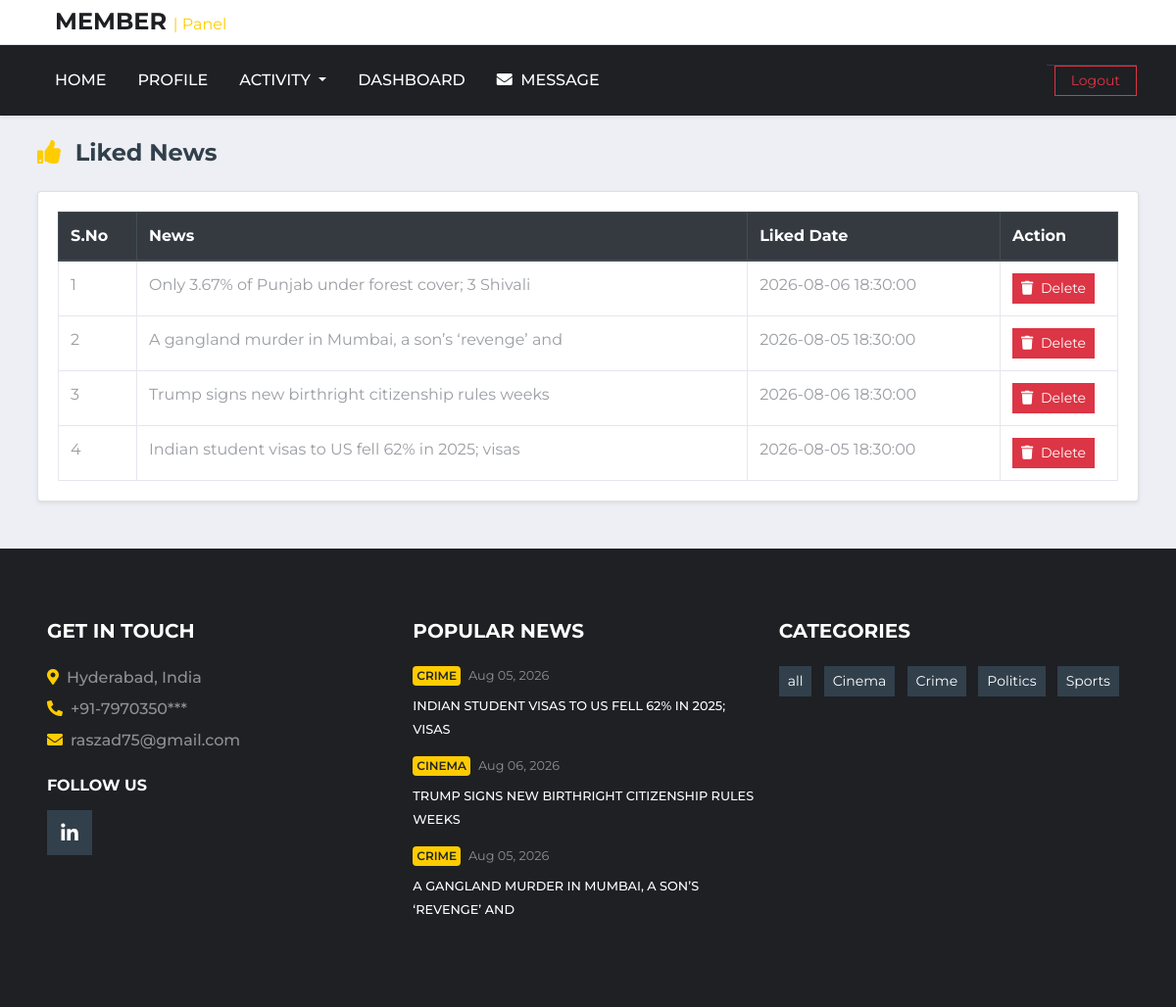
Screenshot of /like.php (signed in) with the database file from the repository.
### tables this page shows
CREATE TABLE `likes` (
  `like_id` int(5) NOT NULL,
  `news_id` int(5) NOT NULL,
  `user_id` int(5) NOT NULL
);

CREATE TABLE `news_table` (
  `nid` int(5) NOT NULL,
  `heading` varchar(50) NOT NULL,
  `n_category_id` int(5) NOT NULL,
  `n_location_id` int(5) NOT NULL,
  `description` varchar(5000) NOT NULL,
  `reporter_id` int(5) NOT NULL,
  `editor_id` int(11) NOT NULL,
  `news_image` varchar(50) NOT NULL,
  `posted_date` timestamp NOT NULL DEFAULT current_timestamp(),
  `views` int(5) NOT NULL,
  `is_delete` int(5) NOT NULL DEFAULT 0,
  `is_publish` int(5) NOT NULL DEFAULT 0,
  `is_breaking` int(5) NOT NULL DEFAULT 0,
  `scheduled_publish_at` datetime DEFAULT NULL,
  `is_scheduled` tinyint(1) NOT NULL DEFAULT 0
);

CREATE TABLE `category` (
  `cat_id` int(5) NOT NULL,
  `category` text NOT NULL,
  `is_delete` tinyint(1) NOT NULL DEFAULT 0
);

### like.php (the view, shortened to what this page needs)
<?php
$uid = $_SESSION['uid'];
$sql = "SELECT
            l.like_id,
            n.nid,
            n.heading,
            n.posted_date
        FROM `likes` l
        INNER JOIN news_table n
            ON l.news_id = n.nid
        WHERE l.user_id = '$uid'
        ORDER BY l.like_id DESC";
$result = mysqli_query($conn, $sql);
?>
<?php include "member_header.php"; ?>
<div class="container mt-4 mb-5">
    <div class="d-flex justify-content-between align-items-center mb-3">
        <h4 class="font-weight-bold">
            <i class="fas fa-thumbs-up text-primary mr-2"></i>
            Liked News
        </h4>
    </div>
    <div class="card shadow-sm">
        <div class="card-body">
            <div class="table-responsive">
                <table class="table table-bordered table-hover mb-0">
                    <thead class="thead-dark">
                        <tr>
                            <th width="80">S.No</th>
                            <th>News</th>
                            <th>Liked Date</th>
                            <th width="120">Action</th>
                        </tr>
                    </thead>
                    <tbody>
                        <?php
                        $i = 1;
                        if (mysqli_num_rows($result) > 0) {
                            while ($row = mysqli_fetch_assoc($result)) {
                        ?>
                                <tr>
                                    <td>
                                        <?php echo $i++; ?>
                                    </td>
                                    <td>
                                        <?php echo $row['heading']; ?>
                                    </td>
                                    <td>
                                        <?php echo $row['posted_date']; ?>
                                    </td>
                                    <td>
                                        <a href="db.php?delete_like=<?php echo $row['like_id']; ?>"
                                            class="btn btn-danger btn-sm"
                                            onclick="return confirm('Are you sure you want to remove this like?');">
                                            <i class="fas fa-trash mr-1"></i>
                                            Delete
                                        </a>
                                    </td>
                                </tr>
                        <?php
                            }
                        }
                        ?>
                    </tbody>
                </table>
            </div>
        </div>
    </div>
</div>
<?php include "footer.php"; ?>

### footer.php (shortened to what this page needs)
<?php
$conn = mysqli_connect("localhost", "root", "", "news");
?>
<footer class="container-fluid bg-dark text-white-50 pt-5 px-sm-3 px-md-5 mt-5">
    <div class="row py-4">
        <div class="col-lg-4 col-md-6 mb-5">
            <h5 class="mb-4 text-white text-uppercase font-weight-bold">Get In Touch</h5>
            <p class="font-weight-medium mb-2">
                <i class="fa fa-map-marker-alt mr-2 text-primary"></i>Hyderabad, India
            </p>
            <p class="font-weight-medium mb-2">
                <i class="fa fa-phone-alt mr-2 text-primary"></i>+91-7970350***
            </p>
            <p class="font-weight-medium mb-4">
                <i class="fa fa-envelope mr-2 text-primary"></i>raszad75@gmail.com
            </p>
            <h6 class="mt-4 mb-3 text-white text-uppercase font-weight-bold">Follow Us</h6>
            <div class="d-flex justify-content-start">
                <a class="btn btn-lg btn-secondary btn-lg-square mr-2 text-white"
                    href="https://www.linkedin.com/in/aszad-raza"
                    target="_blank">
                    <i class="fab fa-linkedin-in"></i>
                </a>
            </div>
        </div>
        <?php
        $popular_sql = " SELECT n.nid, n.heading, n.posted_date, c.category,
        COUNT(l.like_id) AS total_likes FROM news_table n
        LEFT JOIN category c ON n.n_category_id = c.cat_id LEFT JOIN `likes` l ON n.nid = l.news_id
        WHERE n.is_publish = 1 AND n.is_delete = 0 GROUP BY  n.nid, n.heading, n.posted_date, c.category
        ORDER BY total_likes DESC LIMIT 3
";
        $popular_result = mysqli_query($conn, $popular_sql);
        ?>
        <div class="col-lg-4 col-md-6 mb-5">
            <h5 class="mb-4 text-white text-uppercase font-weight-bold">
                Popular News
            </h5>
            <?php foreach ($popular_result as $popular) { ?>
                <div class="mb-3">
                    <div class="mb-2 d-flex align-items-center">
                        <a class="badge badge-primary text-uppercase font-weight-semi-bold p-1 mr-2"
                            href="index.php?catcat=<?php echo urlencode($popular['category']); ?>">
                            <?php echo $popular['category']; ?>
                        </a>
                        <a class="text-white-50 small" href="#">
                            <?php echo date("M d, Y", strtotime($popular['posted_date'])); ?>
                        </a>
                    </div>
                    <a class="small text-light text-uppercase font-weight-medium text-decoration-none"
                        href="db.php?singlenews2=<?php echo $popular['nid']; ?>">
                        <?php echo $popular['heading']; ?>
                    </a>
                </div>
            <?php } ?>
        </div>
        <?php
        $category_sql = "SELECT * FROM category ORDER BY category ASC";
        $category_result = mysqli_query($conn, $category_sql);
        ?>
        <div class="col-lg-4 col-md-6 mb-5">
            <h5 class="mb-4 text-white text-uppercase font-weight-bold">Categories</h5>
            <div class="m-n1">
                <?php
                foreach ($category_result as $category) {
                ?>
                    <a href="index.php?catcat=<?php echo urlencode($category['category']); ?>"
                        class="btn btn-sm btn-secondary m-1 text-white">
                        <?php echo $category['category']; ?>
                    </a>
                <?php
                }
                ?>
            </div>
        </div>
    </div>
</footer>
</body>
</html>

### rows the page displays
likes: news_table.heading "Only 3.67% of Punjab under forest cover; 3 Shivali", news_table.posted_date "2026-08-06 18:30:00"
likes: news_table.heading "A gangland murder in Mumbai, a son’s ‘revenge’ and", news_table.posted_date "2026-08-05 18:30:00"
likes: news_table.heading "Trump signs new birthright citizenship rules weeks", news_table.posted_date "2026-08-06 18:30:00"
likes: news_table.heading "Indian student visas to US fell 62% in 2025; visas", news_table.posted_date "2026-08-05 18:30:00"
news_table: n_category.category "CRIME", posted_date "Aug 05, 2026", heading "INDIAN STUDENT VISAS TO US FELL 62% IN 2025; VISAS"
news_table: n_category.category "CINEMA", posted_date "Aug 06, 2026", heading "TRUMP SIGNS NEW BIRTHRIGHT CITIZENSHIP RULES WEEKS"
news_table: n_category.category "CRIME", posted_date "Aug 05, 2026", heading "A GANGLAND MURDER IN MUMBAI, A SON’S ‘REVENGE’ AND"
category: category "all"
category: category "Cinema"
category: category "Crime"
category: category "Politics"
category: category "Sports"
